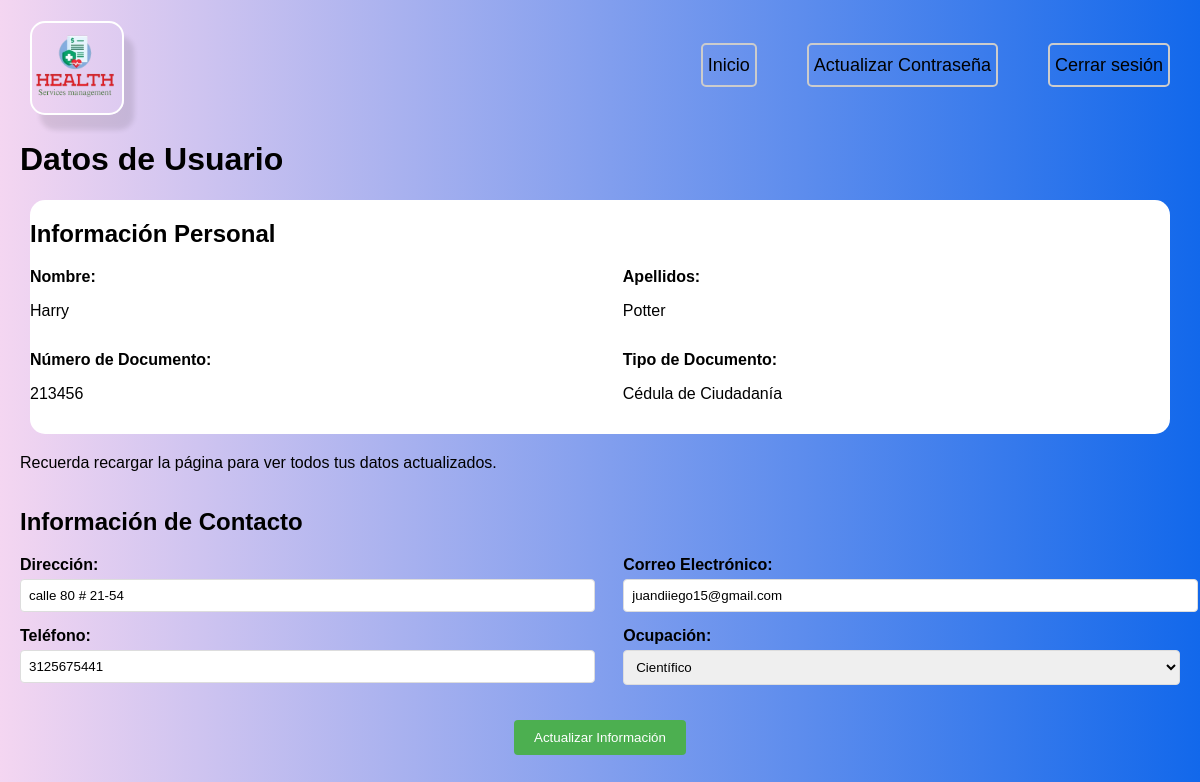
The page /View/perfil_Usuario.php (signed in) on the database its author committed.
### tables this page shows
CREATE TABLE `crear_usuario` (
  `id_usuario` int(11) NOT NULL,
  `nombre` varchar(55) DEFAULT NULL,
  `apellido1` varchar(55) DEFAULT NULL,
  `apellido2` varchar(55) DEFAULT NULL,
  `rol` int(11) DEFAULT NULL,
  `contrasena` varchar(12) DEFAULT NULL,
  `edad` int(11) DEFAULT NULL,
  `sexo` int(11) DEFAULT NULL,
  `RH` int(11) DEFAULT NULL,
  `altura` int(11) DEFAULT NULL,
  `peso` int(11) DEFAULT NULL,
  `fecha_nacimiento` date DEFAULT NULL,
  `tipo_documento_id` int(11) DEFAULT NULL,
  `numero_documento` varchar(15) DEFAULT NULL,
  `correo` varchar(55) DEFAULT NULL,
  `telefono` varchar(15) DEFAULT NULL,
  `direccion` varchar(30) DEFAULT NULL,
  `discapacidad` text DEFAULT NULL,
  `sisben` int(11) DEFAULT NULL,
  `ciudad_id` int(11) DEFAULT NULL,
  `nacionalidad` varchar(30) DEFAULT NULL,
  `estado_civil` int(11) DEFAULT NULL,
  `estrato` int(11) DEFAULT NULL,
  `pais_id` int(11) DEFAULT NULL,
  `enfermedades` text DEFAULT NULL,
  `Ocupacion` int(11) DEFAULT NULL,
  `Eps` int(11) DEFAULT NULL,
  `status` tinyint(1) DEFAULT NULL,
  `especialidad` int(10) DEFAULT NULL
);

CREATE TABLE `tipo_documento` (
  `id_tipo_documento` int(11) NOT NULL,
  `Documento` varchar(30) DEFAULT NULL
);

### View/perfil_Usuario.php (the view, shortened to what this page needs)
<?php
$db = new Database();
$conexion = $db->connectar();
$numDocumento = $_SESSION['numero_documento'];
$consulta = 'SELECT crear_usuario.*, tipo_documento.documento, ocupaciones.nombre_ocupacion
            FROM crear_usuario
            JOIN tipo_documento ON crear_usuario.tipo_documento_id = tipo_documento.id_tipo_documento
            JOIN ocupaciones ON crear_usuario.Ocupacion = ocupaciones.id_ocupacion
            WHERE crear_usuario.numero_documento = :numDocumento';
$stmt = $conexion->prepare($consulta);
$stmt->bindParam(':numDocumento', $numDocumento, PDO::PARAM_STR);
$stmt->execute();
$usuario = $stmt->fetch(PDO::FETCH_ASSOC);
?>
<!DOCTYPE html>
<html lang="es">
<head>
    <link rel="stylesheet" href="../css/perfil_De_Usuario.css">
</head>
<body>
    <?php include_once 'header_Perfil_Usuario.php'; ?>
    <div class="container">
        <h1>Datos de Usuario</h1>
        <form action="" method="POST">
            <section class="datos-no-editables">
                <h2>Información Personal</h2>
                <div class="fila">
                    <div class="columna">
                        <label>Nombre:</label>
                        <p><?php echo htmlspecialchars($usuario['nombre']); ?></p>
                    </div>
                    <div class="columna">
                        <label>Apellidos:</label>
                        <p><?php echo htmlspecialchars($usuario['apellido1']); ?></p><p><?php echo htmlspecialchars($usuario['apellido2']); ?></p>
                    </div>
                </div>
                <div class="fila">
                    <div class="columna">
                        <label>Número de Documento:</label>
                        <p><?php echo htmlspecialchars($usuario['numero_documento']); ?></p>
                    </div>
                    <div class="columna">
                        <label>Tipo de Documento:</label>
                        <p><?php echo htmlspecialchars($usuario['documento']); ?></p>
                    </div>
                </div>
            </section>
            <p>Recuerda recargar la página para ver todos tus datos actualizados.</p>
            <section class="datos-editables">
                <h2>Información de Contacto</h2>
                <div class="fila">
                    <div class="columna">
                        <label for="direccion">Dirección:</label>
                        <input type="text" id="direccion" name="direccion" value="<?php echo htmlspecialchars($usuario['direccion']); ?>" required>
                    </div>
                    <div class="columna">
                        <label for="email">Correo Electrónico:</label>
                        <input type="email" id="email" name="email" value="<?php echo htmlspecialchars($usuario['correo']); ?>" required>
                    </div>
                </div>
                <div class="fila">
                    <div class="columna">
                        <label for="telefono">Teléfono:</label>
                        <input type="tel" id="telefono" name="telefono" value="<?php echo htmlspecialchars($usuario['telefono']); ?>" required>
                    </div>
                    <div class="columna">
                        <label for="ocupacion">Ocupación:</label>
                        <select id="ocupacion" name="ocupacion" required>
                            <option value="35" <?php echo $usuario['Ocupacion'] == '35' ? 'selected' : ''; ?>>Científico</option>
                        </select><br>
                    </div>
                </div>
            </section>
            <div class="botones">
                <button type="submit" class="btn-primario">Actualizar Información</button>
            </div>
        </form>
    </div>
</body>
</html>

### Css/perfil_De_Usuario.css (style rules this page uses)
body { font-family: Arial, sans-serif; margin: 0; padding: 0; box-sizing: border-box; height: 100%; width: 100%; background: linear-gradient(to right, #f4d6f1, #1268eb); }
.container { max-width: 1200px; margin: 10px auto; padding: 20px; }
.datos-no-editables { background: white; margin: 10px; border-radius: 15px; }
.datos-no-editables, .datos-editables { display: flex; flex-wrap: wrap; justify-content: space-between; margin-bottom: 20px; }
.fila { display: flex; justify-content: space-between; width: 100%; margin-bottom: 15px; }
.columna { flex-basis: 48%; }
label { display: block; margin-bottom: 5px; font-weight: bold; }
input[type="text"], input[type="email"], input[type="tel"],#ocupacion { width: 100%; padding: 8px; border: 1px solid #ddd; border-radius: 4px; }
.botones { text-align: center; }
.btn-primario { padding: 10px 20px; background-color: #4CAF50; color: white; border: none; border-radius: 4px; cursor: pointer; }

### rows shown on the page
crear_usuario: nombre "Harry", apellido1 "Potter", numero_documento "213456", tipo_documento.Documento "Cédula de Ciudadanía", direccion "calle 80 # 21-54", email "juandiiego15@gmail.com", telefono "3125675441", ocupacion "Científico"
